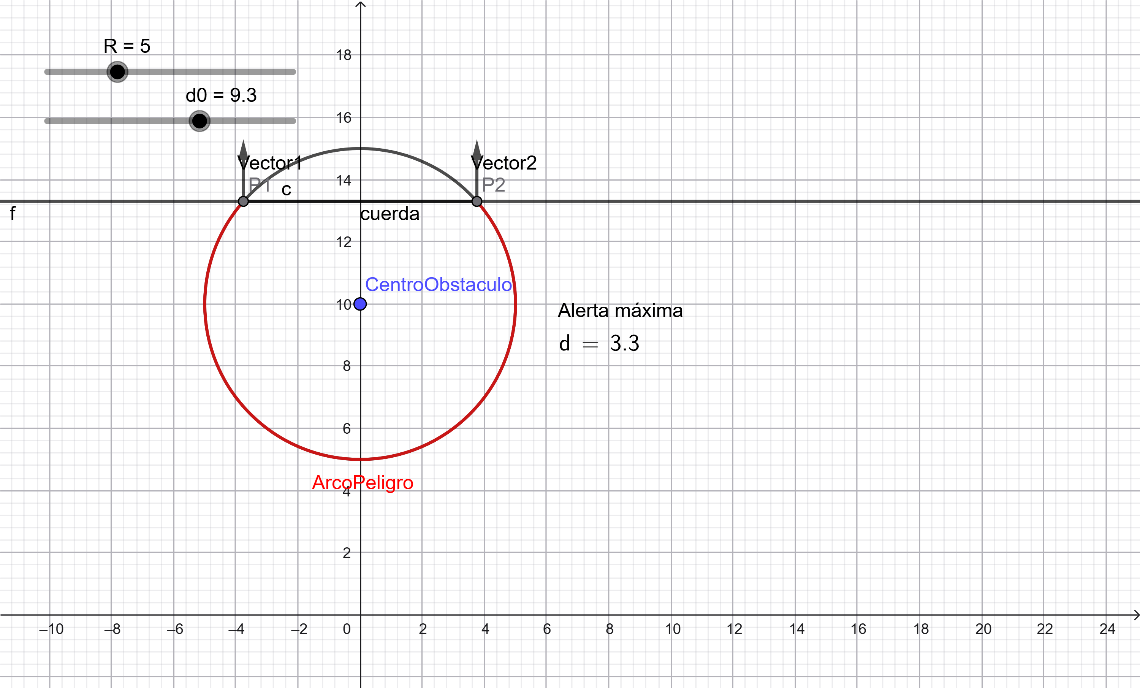
#> input picture Evaluaciones/Solemnes/Solemne 2/Presentación/image2.png, 1140 x 688 px
$ python analyze_shapes.py
#> lines starting #> are read from the running program, lines starting #| are printed output that depends on the picture; after the words box and inside, x2 and y2 are one past the last pixel; in counts of white or black regions, pixels touching at a corner belong together
from PIL import Image
import numpy as np
import os

def analyze_shapes(filename):
#> called with filename = 'Presentación/image2.png'
    if not os.path.exists(filename):
        print(f"File {filename} not found.")
        return
    img = Image.open(filename).convert('RGB')
    arr = np.array(img)
    h, w, c = arr.shape
#> h = 688; w = 1140; c = 3
    print(f"=== {filename} ({w}x{h}) ===")
#| === Presentación/image2.png (1140x688) ===

    # Check for text or label colors
    # Blue: RGB (0, 32, 91) is USSBlue, but let's look for saturated blue:
    sat_blue = (arr[:,:,2] > 200) & (arr[:,:,0] < 50) & (arr[:,:,1] < 50)
#> sat_blue: shape (688, 1140) bool; every value is 0
    # Green:
    sat_green = (arr[:,:,1] > 200) & (arr[:,:,0] < 50) & (arr[:,:,2] < 50)
    # Red:
    sat_red = (arr[:,:,0] > 200) & (arr[:,:,1] < 50) & (arr[:,:,2] < 50)
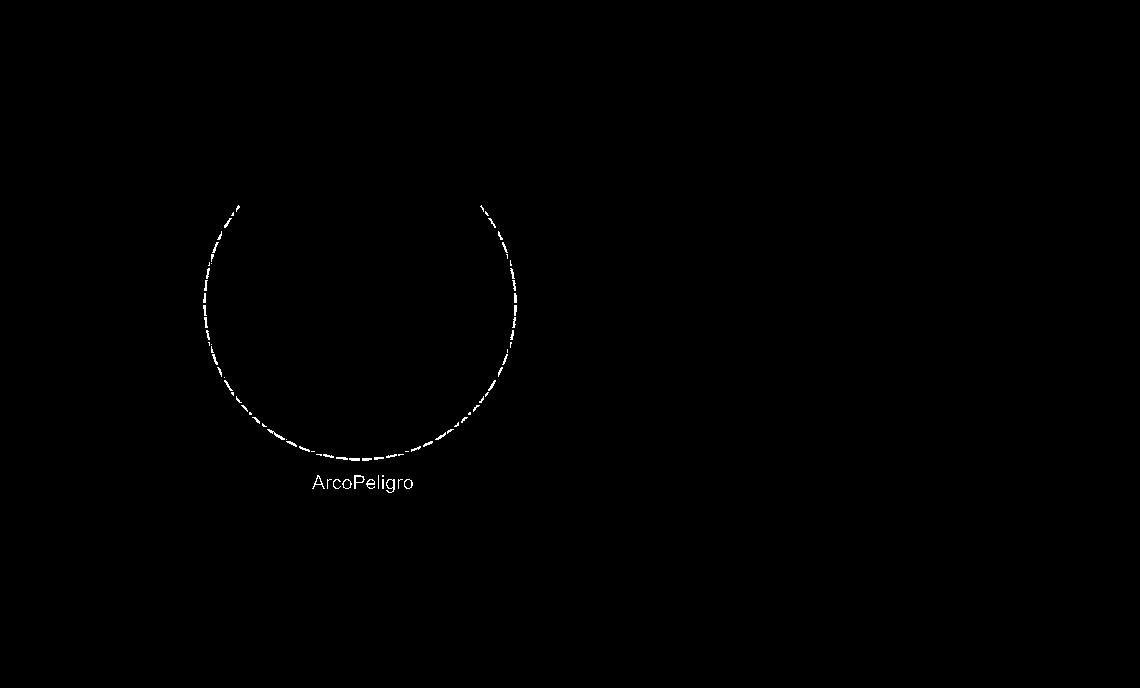
#> sat_red: shape (688, 1140) bool; 0.21% white in thin lines or dots, all inside (x1, y1, x2, y2) = (203, 205, 517, 493)

    print(f"Saturated Blue pixels: {sat_blue.sum()}")
#| Saturated Blue pixels: 0
    print(f"Saturated Green pixels: {sat_green.sum()}")
#| Saturated Green pixels: 0
    print(f"Saturated Red pixels: {sat_red.sum()}")
#| Saturated Red pixels: 1610

    # Check for grid lines (usually gray, like 220, 220, 220 or 240, 240, 240)
    gray = (arr[:,:,0] == arr[:,:,1]) & (arr[:,:,1] == arr[:,:,2]) & (arr[:,:,0] > 200) & (arr[:,:,0] < 240)
#> gray: shape (688, 1140) bool; 0.16% white in thin lines or dots
    print(f"Gray grid pixels: {gray.sum()}")
#| Gray grid pixels: 1281

analyze_shapes('Presentación/image2.png')
analyze_shapes('Presentación/image5.png')
#> call 2 of analyze_shapes, with filename = 'Presentación/image5.png'
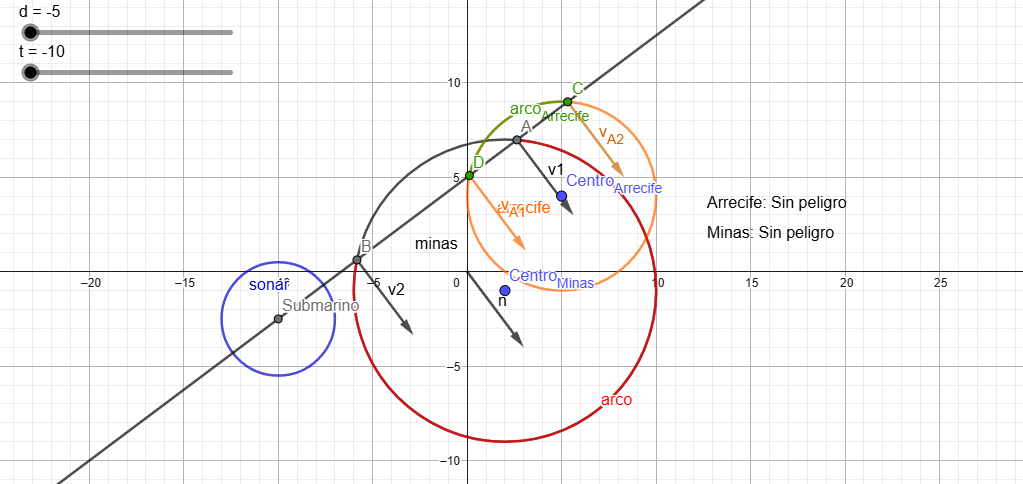
#> input picture Evaluaciones/Solemnes/Solemne 2/Presentación/image5.png, 1023 x 484 px
#| === Presentación/image5.png (1023x484) ===
#> in analyze_shapes (call 2), `sat_blue = (arr[:,:,2] > 200) & (arr[:,:,0] < 50) & (arr[:,:,1] < 50)`: sat_blue: shape (484, 1023) bool; 0.01% white in thin lines or dots, all inside (x1, y1, x2, y2) = (250, 281, 289, 290)
#> in analyze_shapes (call 2), `sat_green = (arr[:,:,1] > 200) & (arr[:,:,0] < 50) & (arr[:,:,2] < 50)`: sat_green: shape (484, 1023) bool; every value is 0
#> in analyze_shapes (call 2), `sat_red = (arr[:,:,0] > 200) & (arr[:,:,1] < 50) & (arr[:,:,2] < 50)`: sat_red: shape (484, 1023) bool; 0.19% white in thin lines or dots, all inside (x1, y1, x2, y2) = (353, 140, 657, 443)
#| Saturated Blue pixels: 73
#| Saturated Green pixels: 0
#| Saturated Red pixels: 963
#> in analyze_shapes (call 2), `gray = (arr[:,:,0] == arr[:,:,1]) & (arr[:,:,1] == arr[:,:,2]) & (arr[..`: gray: shape (484, 1023) bool; 0.23% white in thin lines or dots
#| Gray grid pixels: 1133
analyze_shapes('Presentación/image8.png')
#> call 3 of analyze_shapes, with filename = 'Presentación/image8.png'
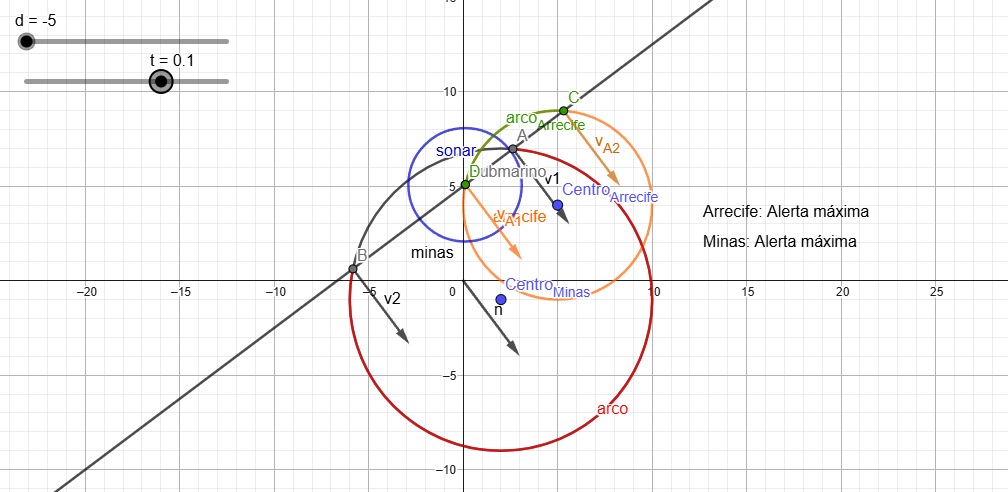
#> input picture Evaluaciones/Solemnes/Solemne 2/Presentación/image8.png, 1008 x 492 px
#| === Presentación/image8.png (1008x492) ===
#> in analyze_shapes (call 3), `sat_blue = (arr[:,:,2] > 200) & (arr[:,:,0] < 50) & (arr[:,:,1] < 50)`: sat_blue: shape (492, 1008) bool; 0.01% white in thin lines or dots, all inside (x1, y1, x2, y2) = (437, 147, 476, 156)
#> in analyze_shapes (call 3), `sat_green = (arr[:,:,1] > 200) & (arr[:,:,0] < 50) & (arr[:,:,2] < 50)`: sat_green: shape (492, 1008) bool; every value is 0
#> in analyze_shapes (call 3), `sat_red = (arr[:,:,0] > 200) & (arr[:,:,1] < 50) & (arr[:,:,2] < 50)`:
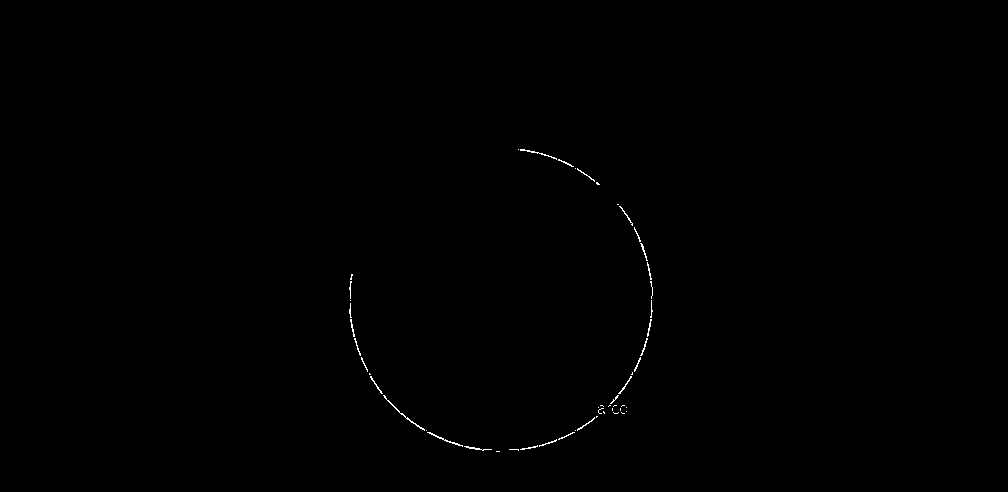
#> sat_red: shape (492, 1008) bool; 0.2% white in thin lines or dots, all inside (x1, y1, x2, y2) = (349, 149, 653, 452)
#| Saturated Blue pixels: 73
#| Saturated Green pixels: 0
#| Saturated Red pixels: 982
#> in analyze_shapes (call 3), `gray = (arr[:,:,0] == arr[:,:,1]) & (arr[:,:,1] == arr[:,:,2]) & (arr[..`: gray: shape (492, 1008) bool; 0.24% white in thin lines or dots
#| Gray grid pixels: 1192
analyze_shapes('Presentación/image9.png')
#> call 4 of analyze_shapes, with filename = 'Presentación/image9.png'
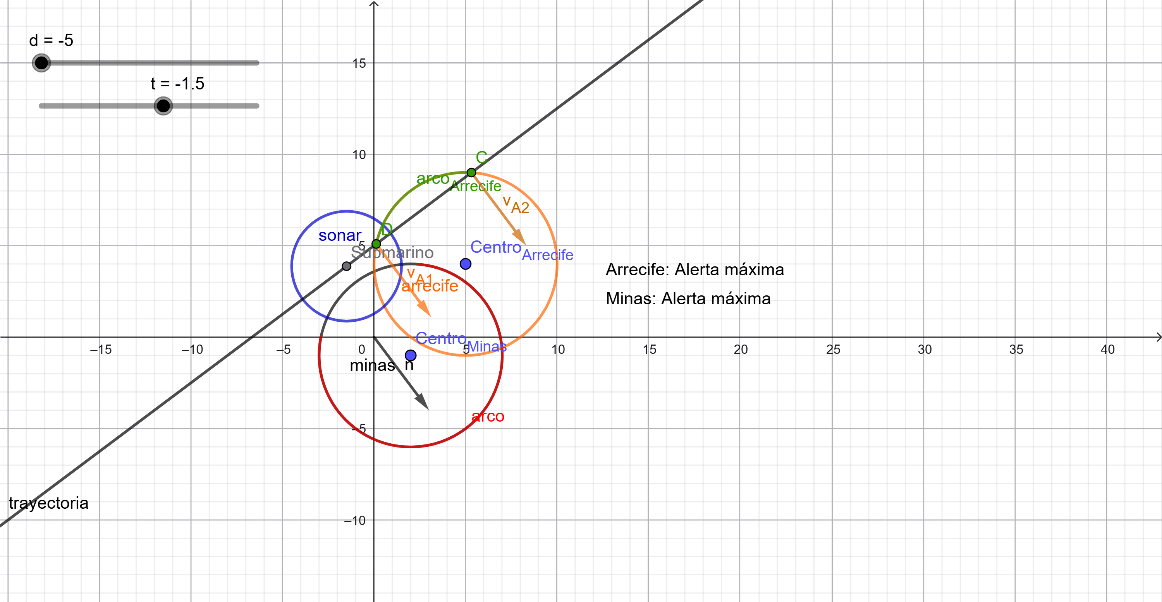
#> input picture Evaluaciones/Solemnes/Solemne 2/Presentación/image9.png, 1162 x 602 px
#| === Presentación/image9.png (1162x602) ===
#> in analyze_shapes (call 4), `sat_blue = (arr[:,:,2] > 200) & (arr[:,:,0] < 50) & (arr[:,:,1] < 50)`: sat_blue: shape (602, 1162) bool; 0.02% white in thin lines or dots, all inside (x1, y1, x2, y2) = (319, 232, 361, 241)
#> in analyze_shapes (call 4), `sat_green = (arr[:,:,1] > 200) & (arr[:,:,0] < 50) & (arr[:,:,2] < 50)`: sat_green: shape (602, 1162) bool; every value is 0
#> in analyze_shapes (call 4), `sat_red = (arr[:,:,0] > 200) & (arr[:,:,1] < 50) & (arr[:,:,2] < 50)`: sat_red: shape (602, 1162) bool; 0.1% white in thin lines or dots, all inside (x1, y1, x2, y2) = (318, 265, 504, 447)
#| Saturated Blue pixels: 111
#| Saturated Green pixels: 0
#| Saturated Red pixels: 677
#> in analyze_shapes (call 4), `gray = (arr[:,:,0] == arr[:,:,1]) & (arr[:,:,1] == arr[:,:,2]) & (arr[..`: gray: shape (602, 1162) bool; 0.12% white in thin lines or dots
#| Gray grid pixels: 813
analyze_shapes('Presentación/image13.png')
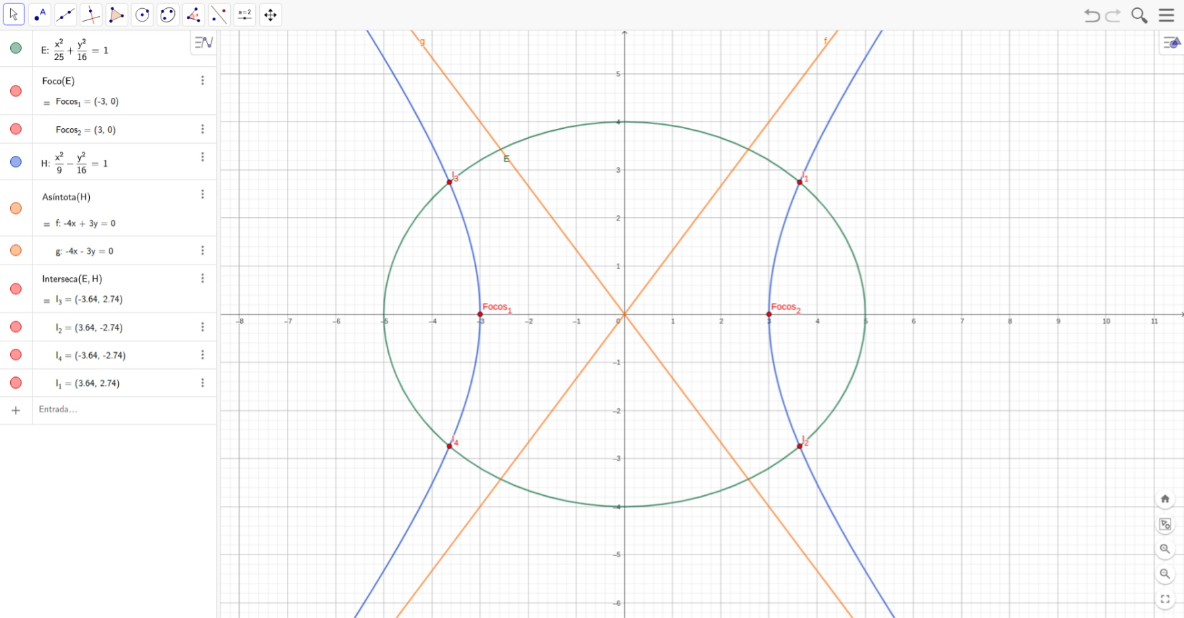
#> input picture Evaluaciones/Solemnes/Solemne 2/Presentación/image13.png, 1184 x 618 px
#> in analyze_shapes, img is the input picture: PIL image 1184x618 RGB; mean R, G, B 249.7, 249.5, 249.5
#| === Presentación/image13.png (1184x618) ===
#> in analyze_shapes (call 5), `sat_blue = (arr[:,:,2] > 200) & (arr[:,:,0] < 50) & (arr[:,:,1] < 50)`: sat_blue: shape (618, 1184) bool; 0% white in thin lines or dots, all inside (x1, y1, x2, y2) = (36, 18, 38, 19)
#> in analyze_shapes (call 5), `sat_green = (arr[:,:,1] > 200) & (arr[:,:,0] < 50) & (arr[:,:,2] < 50)`: sat_green: shape (618, 1184) bool; every value is 0
#> in analyze_shapes (call 5), `sat_red = (arr[:,:,0] > 200) & (arr[:,:,1] < 50) & (arr[:,:,2] < 50)`: sat_red: shape (618, 1184) bool; 0% white in thin lines or dots, all inside (x1, y1, x2, y2) = (448, 181, 801, 447)
#| Saturated Blue pixels: 2
#| Saturated Green pixels: 0
#| Saturated Red pixels: 30
#> in analyze_shapes (call 5), `gray = (arr[:,:,0] == arr[:,:,1]) & (arr[:,:,1] == arr[:,:,2]) & (arr[..`:
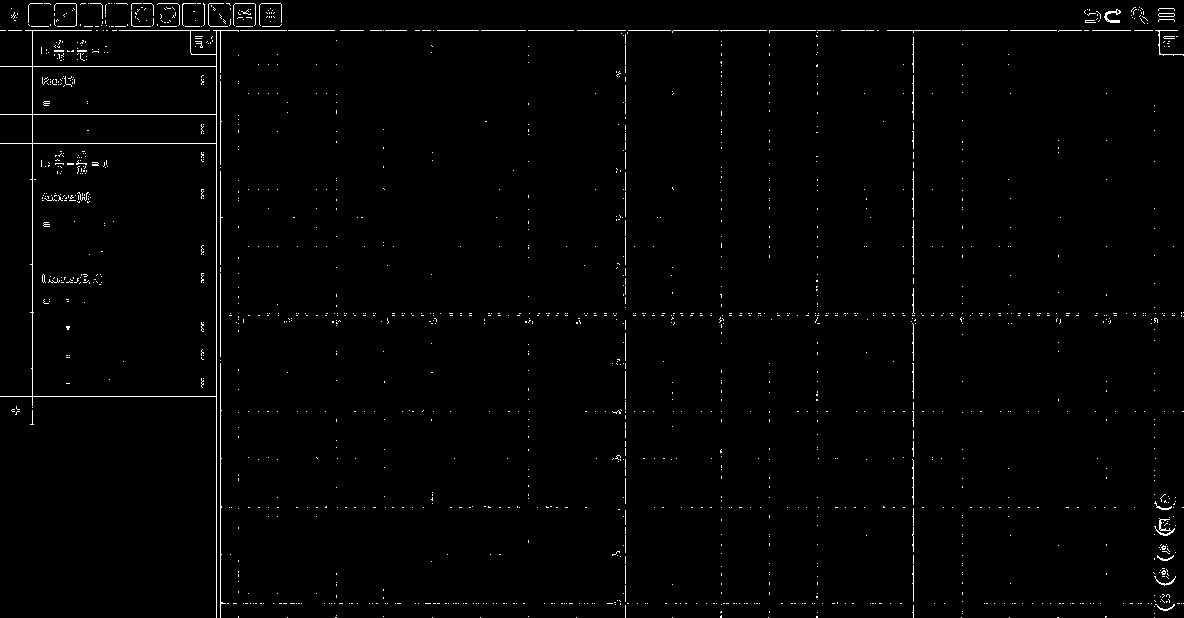
#> gray: shape (618, 1184) bool; 1.2% white in thin lines or dots
#| Gray grid pixels: 8945
